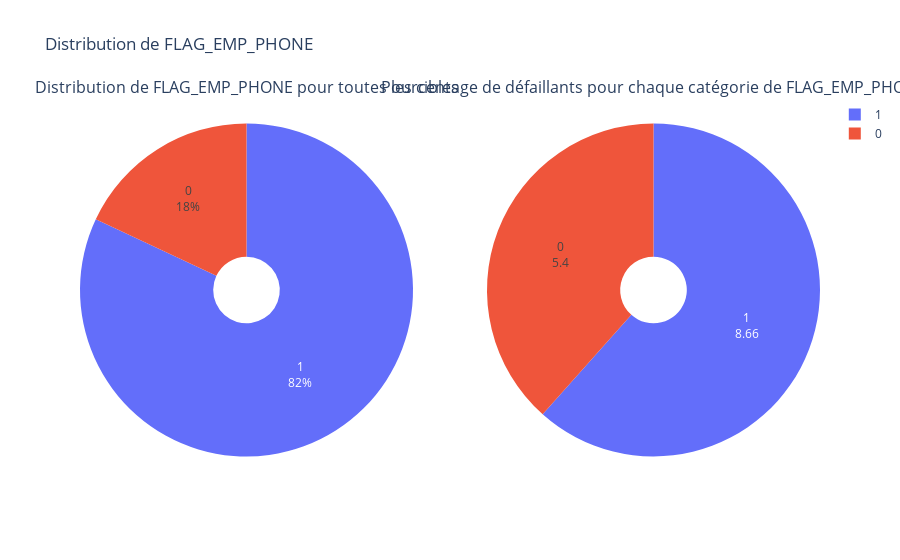

The cell this chart's notebook holds for it:
### Markdown cell above
<font color = "#26474E"> _**Distribution de la variable catégorielle FLAG_EMP_PHONE**_

Cette variable est de type booléen. Elle indique si le client a fourni ou non son numéro de téléphone professionnel : ici, 1 signifie Oui et 0 signifie Non.

### Code cell
# valeurs uniques de cette colonne ?
print_unique_categories(application_train, 'FLAG_EMP_PHONE')

# Tracer le diagramme en secteur pour cette colonne
plot_categorical_variables_pie(application_train, 'FLAG_EMP_PHONE', hole = 0.2)

### Figure 1 — Plotly figure (JSON) as saved in the notebook; plotly's stock layout.template omitted (floating-point values rounded to 4 significant figures)
{"data": [{"domain": {"x": [0, 0.45], "y": [0, 1]}, "hole": 0.2, "labels": [1, 0], "textinfo": "label+percent", "textposition": "inside", "type": "pie", "values": [252125, 55386]}, {"domain": {"x": [0.55, 1], "y": [0, 1]}, "hole": 0.2, "hoverinfo": "label+value", "labels": [1, 0], "textinfo": "label+value", "type": "pie", "values": [8.66, 5.4]}], "layout": {"annotations": [{"font": {"size": 16}, "showarrow": false, "text": "Distribution de FLAG_EMP_PHONE pour toutes les cibles", "x": 0.225, "xanchor": "center", "xref": "paper", "y": 1, "yanchor": "bottom", "yref": "paper"}, {"font": {"size": 16}, "showarrow": false, "text": "Pourcentage de défaillants pour chaque catégorie de FLAG_EMP_PHONE", "x": 0.775, "xanchor": "center", "xref": "paper", "y": 1, "yanchor": "bottom", "yref": "paper"}], "title": {"text": "Distribution de FLAG_EMP_PHONE"}}}
